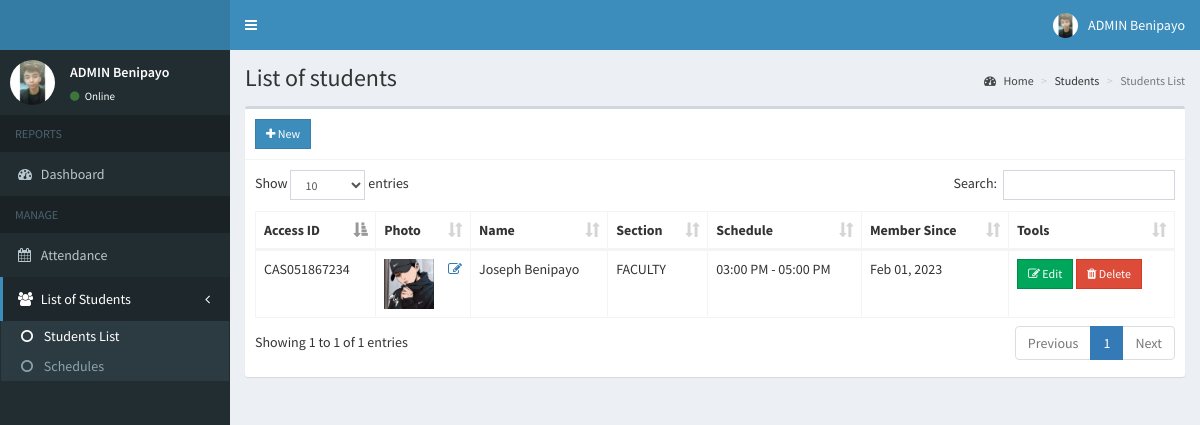
Screenshot of /admin/employee.php (signed in) with the database file from the repository.
### tables this page shows
CREATE TABLE `employees` (
  `id` int(11) NOT NULL,
  `employee_id` varchar(15) NOT NULL,
  `firstname` varchar(50) NOT NULL,
  `lastname` varchar(50) NOT NULL,
  `address` text NOT NULL,
  `birthdate` date NOT NULL,
  `contact_info` varchar(100) NOT NULL,
  `gender` varchar(10) NOT NULL,
  `position_id` int(11) NOT NULL,
  `schedule_id` int(11) NOT NULL,
  `photo` varchar(200) NOT NULL,
  `created_on` date NOT NULL
);

CREATE TABLE `position` (
  `id` int(11) NOT NULL,
  `description` varchar(150) NOT NULL
);

CREATE TABLE `schedules` (
  `id` int(11) NOT NULL,
  `time_in` time NOT NULL,
  `time_out` time NOT NULL
);

### admin/includes/session.php (called while the page is built, shortened)
<?php
	include 'includes/conn.php';
	$sql = "SELECT * FROM admin WHERE id = '".$_SESSION['admin']."'";
	$query = $conn->query($sql);
	$user = $query->fetch_assoc();
?>

### admin/employee.php (the view, shortened to what this page needs)
<?php include 'includes/session.php'; ?>
<?php include 'includes/header.php'; ?>
<body class="hold-transition skin-blue sidebar-mini">
<div class="wrapper">
  <?php include 'includes/navbar.php'; ?>
  <?php include 'includes/menubar.php'; ?>
  <div class="content-wrapper">
    <section class="content-header">
      <h1>
        List of students
      </h1>
      <ol class="breadcrumb">
        <li><a href="#"><i class="fa fa-dashboard"></i> Home</a></li>
        <li>Students</li>
        <li class="active">Students List</li>
      </ol>
    </section>
    <section class="content">
      <div class="row">
        <div class="col-xs-12">
          <div class="box">
            <div class="box-header with-border">
               <a href="#addnew" data-toggle="modal" class="btn btn-primary btn-sm btn-flat"><i class="fa fa-plus"></i> New</a>
            </div>
            <div class="box-body">
              <table id="example1" class="table table-bordered">
                <thead>
                  <th>Access ID</th>
                  <th>Photo</th>
                  <th>Name</th>
                  <th>Section</th>
                  <th>Schedule</th>
                  <th>Member Since</th>
                  <th>Tools</th>
                </thead>
                <tbody>
                  <?php
                    $sql = "SELECT *, employees.id AS empid FROM employees LEFT JOIN position ON position.id=employees.position_id LEFT JOIN schedules ON schedules.id=employees.schedule_id";
                    $query = $conn->query($sql);
                    while($row = $query->fetch_assoc()){
                      ?>
                        <tr>
                          <td><?php echo $row['employee_id']; ?></td>
                          <td><img src="<?php echo (!empty($row['photo']))? '../images/'.$row['photo']:'../images/profile.jpg'; ?>" width="50px" height="50px"> <a href="#edit_photo" data-toggle="modal" class="pull-right photo" data-id="<?php echo $row['empid']; ?>"><span class="fa fa-edit"></span></a></td>
                          <td><?php echo $row['firstname'].' '.$row['lastname']; ?></td>
                          <td><?php echo $row['description']; ?></td>
                          <td><?php echo date('h:i A', strtotime($row['time_in'])).' - '.date('h:i A', strtotime($row['time_out'])); ?></td>
                          <td><?php echo date('M d, Y', strtotime($row['created_on'])) ?></td>
                          <td>
                            <button class="btn btn-success btn-sm edit btn-flat" data-id="<?php echo $row['empid']; ?>"><i class="fa fa-edit"></i> Edit</button>
                            <button class="btn btn-danger btn-sm delete btn-flat" data-id="<?php echo $row['empid']; ?>"><i class="fa fa-trash"></i> Delete</button>
                          </td>
                        </tr>
                      <?php
                    }
                  ?>
                </tbody>
              </table>
            </div>
          </div>
        </div>
      </div>
    </section>
  </div>
</div>
</body>
</html>

### admin/includes/header.php (shortened to what this page needs)
<!DOCTYPE html>
<html>
<head>
  	<link rel="stylesheet" href="../bower_components/bootstrap/dist/css/bootstrap.min.css">
  	<link rel="stylesheet" href="../bower_components/font-awesome/css/font-awesome.min.css">
  	<link rel="stylesheet" href="../bower_components/Ionicons/css/ionicons.min.css">
    <link rel="stylesheet" href="../dist/css/AdminLTE.min.css">
    <link rel="stylesheet" href="../bower_components/datatables.net-bs/css/dataTables.bootstrap.min.css">
    <link rel="stylesheet" href="../bower_components/bootstrap-daterangepicker/daterangepicker.css">
    <link rel="stylesheet" href="../plugins/timepicker/bootstrap-timepicker.min.css">
    <link rel="stylesheet" href="../bower_components/bootstrap-datepicker/dist/css/bootstrap-datepicker.min.css">
    <link rel="stylesheet" href="../dist/css/skins/_all-skins.min.css">
</head>

### admin/includes/navbar.php (shortened to what this page needs)
<header class="main-header">
    <a href="index2.html" class="logo">
    </a>
    <nav class="navbar navbar-static-top">
      <a href="#" class="sidebar-toggle" data-toggle="push-menu" role="button">
      </a>
      <div class="navbar-custom-menu">
        <ul class="nav navbar-nav">
          <li class="dropdown user user-menu">
            <a href="#" class="dropdown-toggle" data-toggle="dropdown">
              <img src="<?php echo (!empty($user['photo'])) ? '../images/'.$user['photo'] : '../images/profile.jpg'; ?>" class="user-image" alt="User Image">
              <span class="hidden-xs"><?php echo $user['firstname'].' '.$user['lastname']; ?></span>
            </a>
          </li>
        </ul>
      </div>
    </nav>
  </header>

### admin/includes/menubar.php
<aside class="main-sidebar">
    <section class="sidebar">
      <div class="user-panel">
        <div class="pull-left image">
          <img src="<?php echo (!empty($user['photo'])) ? '../images/'.$user['photo'] : '../images/profile.jpg'; ?>" class="img-circle" alt="User Image">
        </div>
        <div class="pull-left info">
          <p><?php echo $user['firstname'].' '.$user['lastname']; ?></p>
          <a><i class="fa fa-circle text-success"></i> Online</a>
        </div>
      </div>
      <ul class="sidebar-menu" data-widget="tree">
        <li class="header">REPORTS</li>
        <li class=""><a href="home.php"><i class="fa fa-dashboard"></i> <span>Dashboard</span></a></li>
        <li class="header">MANAGE</li>
        <li><a href="attendance.php"><i class="fa fa-calendar"></i> <span>Attendance</span></a></li>
        <li class="treeview">
          <a href="#">
            <i class="fa fa-users"></i>
            <span>List of Students</span>
            <span class="pull-right-container">
              <i class="fa fa-angle-left pull-right"></i>
            </span>
          </a>
          <ul class="treeview-menu">
            <li><a href="employee.php"><i class="fa fa-circle-o"></i> Students List</a></li>
            <li><a href="schedule.php"><i class="fa fa-circle-o"></i> Schedules</a></li>
          </ul>
    </section>
  </aside>

### rows the page displays
employees: employee "CAS051867234", photo (picture), firstname "Joseph", lastname "Benipayo", position.description "FACULTY", schedule.time_in "03:00 PM", schedule.time_out "05:00 PM", created_on "Feb 01, 2023"

### other values shown
$user['firstname'] "ADMIN"
$user['lastname'] "Benipayo"
